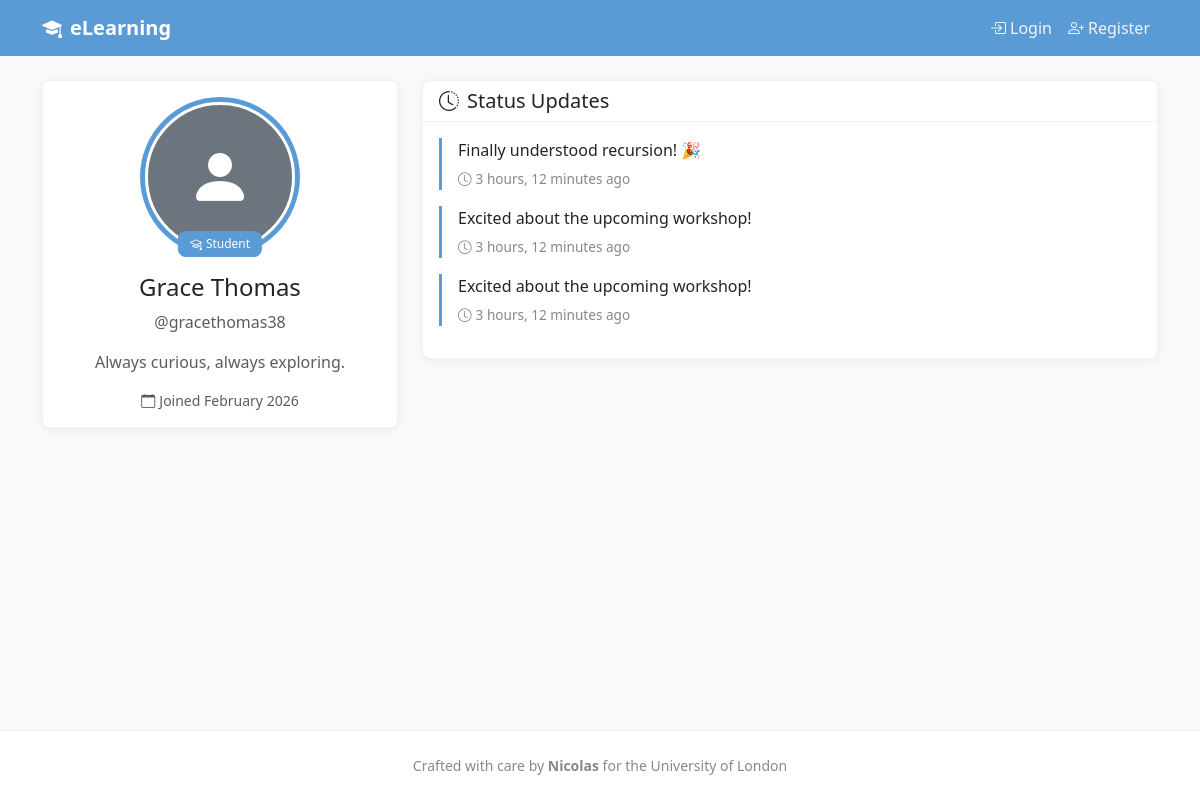
The app's page /accounts/profile/gracethomas38/ with its own data.
### apps/accounts/models.py (models this page shows, shortened)
class User(AbstractUser):
    class UserType(models.TextChoices):
        STUDENT = 'student', 'Student'
        TEACHER = 'teacher', 'Teacher'
    email = models.EmailField(unique=True)
    user_type = models.CharField(
        max_length=10,
        choices=UserType.choices,
        default=UserType.STUDENT,
    )
    photo = models.ImageField(
        upload_to='profile_photos/',
        blank=True,
        null=True,
    )
    bio = models.TextField(blank=True, max_length=500)
    created_at = models.DateTimeField(auto_now_add=True)
    updated_at = models.DateTimeField(auto_now=True)
    @property
    def is_teacher(self):
        return self.user_type == self.UserType.TEACHER

class StatusUpdate(models.Model):
    user = models.ForeignKey(
        User,
        on_delete=models.CASCADE,
        related_name='status_updates',
    )
    content = models.TextField(max_length=500)
    created_at = models.DateTimeField(auto_now_add=True)
    class Meta:
        ordering = ['-created_at']

### apps/accounts/views.py (the view)
# urls.py: path('profile/<str:username>/', views.ProfileView.as_view(), name='profile'),
class ProfileView(DetailView):
    model = User
    template_name = 'accounts/profile.html'
    context_object_name = 'profile_user'
    slug_field = 'username'
    slug_url_kwarg = 'username'
    def get_context_data(self, **kwargs):
        context = super().get_context_data(**kwargs)
        context['status_updates'] = self.object.status_updates.all()[:10]
        return context

### templates/accounts/profile.html (shortened to what this page needs)
{% extends 'base.html' %}
{% block content %}
<div class="row">
    <div class="col-md-4 mb-4">
        <div class="card">
            <div class="card-body text-center">
                <div class="profile-photo-container">
                    <div class="profile-photo-ring {% if profile_user.is_teacher %}teacher-ring{% else %}student-ring{% endif %}">
                        {% if profile_user.photo %}
                            <img src="{{ profile_user.photo.url }}" alt="{{ profile_user.username }}" class="profile-photo">
                        {% else %}
                            <div class="profile-photo-placeholder">
                                <i class="bi bi-person-fill text-white" style="font-size: 4rem;"></i>
                            </div>
                        {% endif %}
                    </div>
                    <span class="role-badge-overlay {% if profile_user.is_teacher %}teacher-badge{% else %}student-badge{% endif %}">
                        {% if profile_user.is_teacher %}
                            <i class="bi bi-person-workspace me-1"></i>Teacher
                        {% else %}
                            <i class="bi bi-mortarboard me-1"></i>Student
                        {% endif %}
                    </span>
                </div>
                <h4>{{ profile_user.get_full_name|default:profile_user.username }}</h4>
                <p class="text-muted">@{{ profile_user.username }}</p>
                {% if profile_user.bio %}
                    <p class="text-muted">{{ profile_user.bio }}</p>
                {% endif %}
                <p class="small text-muted mb-0">
                    <i class="bi bi-calendar me-1"></i>Joined {{ profile_user.created_at|date:"F Y" }}
                </p>
            </div>
        </div>
    </div>
    <div class="col-md-8">
        <div class="card">
            <div class="card-header">
                <h5 class="mb-0"><i class="bi bi-clock-history me-2"></i>Status Updates</h5>
            </div>
            <div class="card-body">
                {% if status_updates %}
                    {% for status in status_updates %}
                        <div class="status-update">
                            <p class="mb-1">{{ status.content }}</p>
                            <small class="timestamp">
                                <i class="bi bi-clock me-1"></i>{{ status.created_at|timesince }} ago
                            </small>
                        </div>
                    {% endfor %}
                {% else %}
                    <p class="text-muted text-center mb-0">
                        <i class="bi bi-chat-square me-2"></i>No status updates yet.
                    </p>
                {% endif %}
            </div>
        </div>
    </div>
</div>
{% endblock %}

### static/css/style.css (style rules this page uses)
:root { --primary-blue: #5a9bd5; --primary-blue-light: #e8f1f8; --primary-blue-hover: #4a8bc5; --accent-green: #7cb87c; --accent-green-light: #e8f5e8; --bg-light: #f8f9fa; --bg-white: #ffffff; --text-primary: #333333; --text-secondary: #666666; --text-muted: #888888; --border-color: #dee2e6; --error-color: #e8a5a5; --error-text: #c25555; }
body { min-height: 100vh; display: flex; flex-direction: column; background-color: var(--bg-light); color: var(--text-primary); }
.card { box-shadow: 0 2px 8px rgba(0, 0, 0, 0.06); border: 1px solid rgba(0, 0, 0, 0.05); border-radius: 0.5rem; }
.card-header { background-color: #fff; border-bottom: 1px solid rgba(0, 0, 0, 0.05); border-radius: 0.5rem 0.5rem 0 0 !important; }
.profile-photo-container { position: relative; display: inline-block; margin-bottom: 1rem; }
.profile-photo-ring { width: 160px; height: 160px; border-radius: 50%; padding: 4px; display: flex; align-items: center; justify-content: center; }
.profile-photo-ring.student-ring { background: var(--primary-blue); }
.profile-photo-placeholder { width: 150px; height: 150px; border-radius: 50%; background-color: #6c757d; display: flex; align-items: center; justify-content: center; border: 3px solid var(--bg-white); }
.role-badge-overlay { position: absolute; bottom: 0; left: 50%; transform: translateX(-50%); padding: 0.25rem 0.75rem; border-radius: 0.5rem; font-size: 0.75rem; font-weight: 500; color: white; white-space: nowrap; }
.role-badge-overlay.student-badge { background: var(--primary-blue); }
.status-update { border-left: 3px solid var(--primary-blue); padding-left: 1rem; margin-bottom: 1rem; }
.status-update .timestamp { font-size: 0.85rem; color: var(--text-muted); }

### records on screen
User: get_full_name "Grace Thomas", username "gracethomas38", bio "Always curious, always exploring.", created_at "February 2026"
StatusUpdate: content "Finally understood recursion! 🎉", created_at "3 hours, 12 minutes"
StatusUpdate: content "Excited about the upcoming workshop!", created_at "3 hours, 12 minutes"
StatusUpdate: content "Excited about the upcoming workshop!", created_at "3 hours, 12 minutes"
